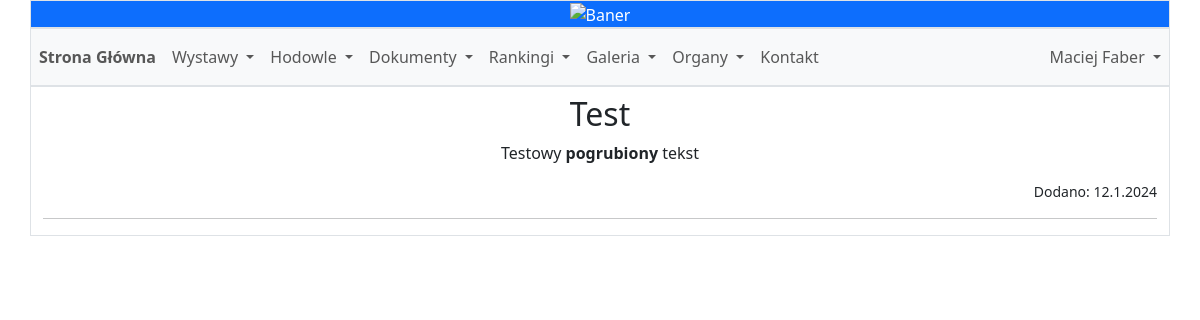
The page / (signed in) on the database its author committed.
### main_page/models.py (models this page shows, shortened)
class User(AbstractUser):
    ROLE_CHOICES = [
        ('MI', 'Miłośnik'),
        ('HP', 'Hodowca Polski'),
        ('HZ', 'Hodowca Zagraniczny'),
        ('WZ', 'Wystawca Zagraniczny'),
        ('WD', 'Wystawca standardu D')
    ]
    CLUB_CHOICES = [
        ('PL', 'Polska (CCP)'),
        ('PET', 'Wystawca standardu D - Brak klubu'),
        ('SOCHM', 'Czech Republic (SOCHM)'),
        ('SZOCHVM', 'Czech Republic (SZOCHVM)'),
        ('SK', 'Slovakia'),
        ('UA', 'Ukraine'),
        ('SE', 'Sweden'),
        ('DMK', 'Denmark (DMK)'),
        ('DMF', 'Denmark (DMF)'),
        ('FI', 'Finland'),
        ('NMK', 'Norway (NMK)'),
        ('NMF', 'Norway (NMF)'),
        ('GB', 'Great Britain'),
        ('MFD', 'Germany (MFD)'),
        ('OMNC', 'Germany (OMNC)'),
        ('NL', 'Netherlands'),
        ('FAEC', 'France (FAEC)'),
        ('CCF', 'France (CCF)'),
        ('CH', 'Switzerland'),
        ('BE', 'Belgium'),
        ('AT', 'Austria'),
        ('IT', 'Italy'),
        ('ES', 'Spain'),
        ('PT', 'Portugal'),
        ('IE', 'Ireland'),
        ('SI', 'Slovenia'),
        ('HU', 'Hungary'),
        ('USA', 'USA'),
        ('CA', 'Canada'),
        ('AU', 'Australia'),
        ('NZ', 'New Zealand'),
    ]
    COUNTRY_CHOICES = [
        ('PL', 'Polska'),
        ('CZ', 'Czech Republic'),
        ('SK', 'Slovakia'),
        ('UA', 'Ukraine'),
        ('SE', 'Sweden'),
        ('DK', 'Denmark'),
        ('FI', 'Finland'),
        ('NO', 'Norway'),
        ('GB', 'Great Britain'),
        ('DE', 'Germany'),
        ('NL', 'Netherlands'),
        ('FR', 'France'),
        ('CH', 'Switzerland'),
        ('BE', 'Belgium'),
        ('AT', 'Austria'),
        ('IT', 'Italy'),
        ('ES', 'Spain'),
        ('PT', 'Portugal'),
        ('IE', 'Ireland'),
        ('SI', 'Slovenia'),
        ('HU', 'Hungary'),
        ('USA', 'USA'),
        ('CA', 'Canada'),
        ('AU', 'Australia'),
        ('NZ', 'New Zealand'),
    ]
    birthdate = models.DateField(null=True, blank=True)
    phone_number = models.CharField(max_length=15, null=True, blank=True)
    country = models.CharField(max_length=20, choices=COUNTRY_CHOICES, blank=True)
    town = models.CharField(max_length=100, null=True, blank=True)
    postal_code = models.CharField(max_length=10, null=True, blank=True)
    registration_number = models.CharField(max_length=20, null=True, blank=True)
    role = models.CharField(max_length=20, choices=ROLE_CHOICES, blank=False)
    club = models.CharField(max_length=10, choices=CLUB_CHOICES, blank=True)
    questionnaire = models.TextField(default="")
    last_edit_date = models.DateTimeField(null=True, blank=True)

class News(models.Model):
    title = models.CharField(max_length=200, blank=True, null=True)
    content = models.TextField()
    photo = models.ImageField(upload_to='news/', blank=True, null=True)
    creation_date = models.DateTimeField(auto_now_add=True)

### main_page/views.py (the view)
# urls.py: path('', views.main, name='Main'),
def main(request):
    if request.user.is_authenticated and 'logout' in request.path:
        messages.success(request, "Zostałeś wylogowany.")
        return redirect('logout')
    elif request.user.is_authenticated:
        template = loader.get_template('main.html')
        news_list = News.objects.all().order_by('-creation_date')
        context = {'news_list': news_list,
                   'first_name': request.user.first_name,
                   'last_name': request.user.last_name}
        return HttpResponse(template.render(context, request))
    else:
        template = loader.get_template('main.html')
        news_list = News.objects.all().order_by('-creation_date')
        context = {'news_list': news_list}
        return HttpResponse(template.render(context, request))

### main_page/templates/main.html (shortened to what this page needs)
{% extends "base.html" %}
{% block content %}
{% for news in news_list %}
				<div class="news mt-2 text-center">
				{% if news.title != None %}
					<h2>{{ news.title }}</h2>
				{% endif %}
					<p>{{ news.content|safe }}</p>
					<p class="small" style="text-align: right;">Dodano: {{ news.creation_date|date:"j.n.Y" }}</p>
					<hr class="wp-block-separator">
				</div>
				{% endfor %}
{% endblock %}

### main_page/templates/base.html (shortened to what this page needs)
<!DOCTYPE html>
<html lang="pl">
<head>
    <!-- {% load static %}
    <link rel="stylesheet" type="text/css" href="{% static 'css/style.css' %}">-->
    <link href="https://cdn.jsdelivr.net/npm/bootstrap@5.3.2/dist/css/bootstrap.min.css" rel="stylesheet">
</head>
<body>
    <div class="container">
		<div class="row">
			<div class="col-sm-12 p-0 border text-center bg-primary text-white">
				<img class="img-fluid w-100" src="https://gcdnb.pbrd.co/images/RrP2BAdYQW9z.jpg?o=1" alt="Baner">
			</div>
		</div>
		<div class="row">
			<div class="col-sm-12 border text-center bg-primary text-white p-0">
				<nav class="navbar navbar-expand-lg navbar-light bg-light">
					<div class="container p-0">
						<div class="collapse navbar-collapse" id="navbarNav">
							<ul class="navbar-nav">
								<li class="nav-item">
									<a class="nav-link fw-bold" href="{% url 'Main' %}">Strona Główna</a>
								</li>
								<li class="nav-item dropdown">
									<a class="nav-link dropdown-toggle" href="#" id="exhibitionsDropdown" role="button" data-bs-toggle="dropdown" aria-expanded="false">
										Wystawy
									</a>
								</li>
								<li class="nav-item dropdown">
									<a class="nav-link dropdown-toggle" href="#" id="breedingDropdown" role="button" data-bs-toggle="dropdown" aria-expanded="false">
										Hodowle
									</a>
								</li>
								<li class="nav-item dropdown">
									<a class="nav-link dropdown-toggle" href="#" id="documentsDropdown" role="button" data-bs-toggle="dropdown" aria-expanded="false">
										Dokumenty
									</a>
								</li>
								<li class="nav-item dropdown">
									<a class="nav-link dropdown-toggle" href="#" id="rankingsDropdown" role="button" data-bs-toggle="dropdown" aria-expanded="false">
										Rankingi
									</a>
								</li>
								<li class="nav-item dropdown">
									<a class="nav-link dropdown-toggle" href="#" id="galleriesDropdown" role="button" data-bs-toggle="dropdown" aria-expanded="false">
										Galeria
									</a>
								</li>
								<li class="nav-item dropdown">
									<a class="nav-link dropdown-toggle" href="#" id="lawDropdown" role="button" data-bs-toggle="dropdown" aria-expanded="false">
										Organy
									</a>
								</li>
								<li class="nav-item">
									<a class="nav-link" href="{% url 'contact' %}">Kontakt</a>
								</li>
							</ul>
							<ul class="navbar-nav ms-auto">
								{% if user.is_authenticated %}
								<li class="nav-item dropdown">
									<a class="nav-link dropdown-toggle" href="#" id="userDropdown" role="button" data-bs-toggle="dropdown" aria-expanded="false">
										{{ user.first_name }} {{ user.last_name }}
									</a>
								</li>
								{% else %}
									<li class="nav-item">
										<a class="nav-link" href="{% url 'login' %}">Zaloguj się</a>
									</li>
								{% endif %}
							</ul>
						</div>
					</div>
				</nav>
			</div>
		</div>
		<div class="row">
			<div class="col-sm-12 border">
				{% block content %}
				{% endblock %}
			</div>
		</div>
	</div>
</body>
</html>

### rows shown on the page
User: first_name "Maciej", last_name "Faber"
News: title "Test", content "Testowy pogrubiony tekst", creation_date "12.1.2024"
